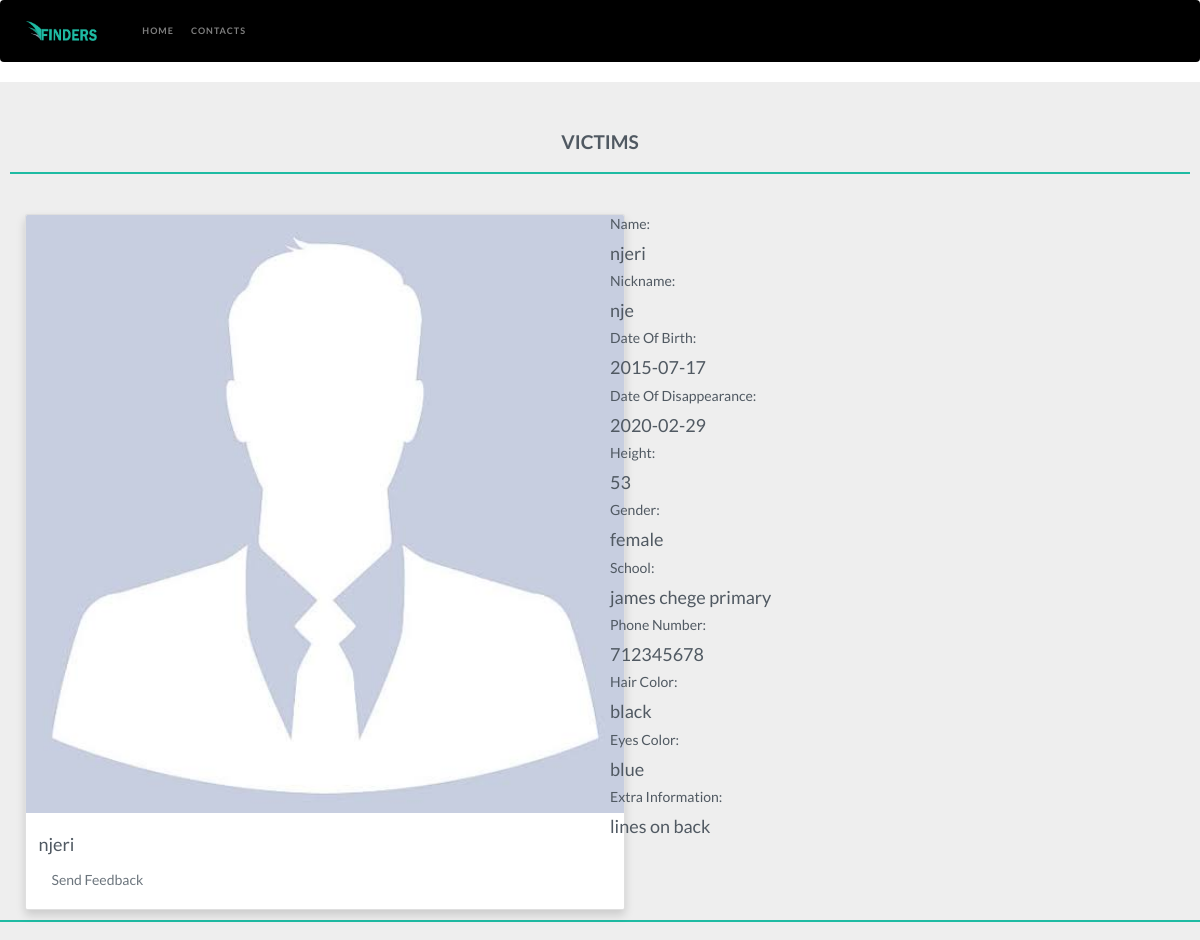
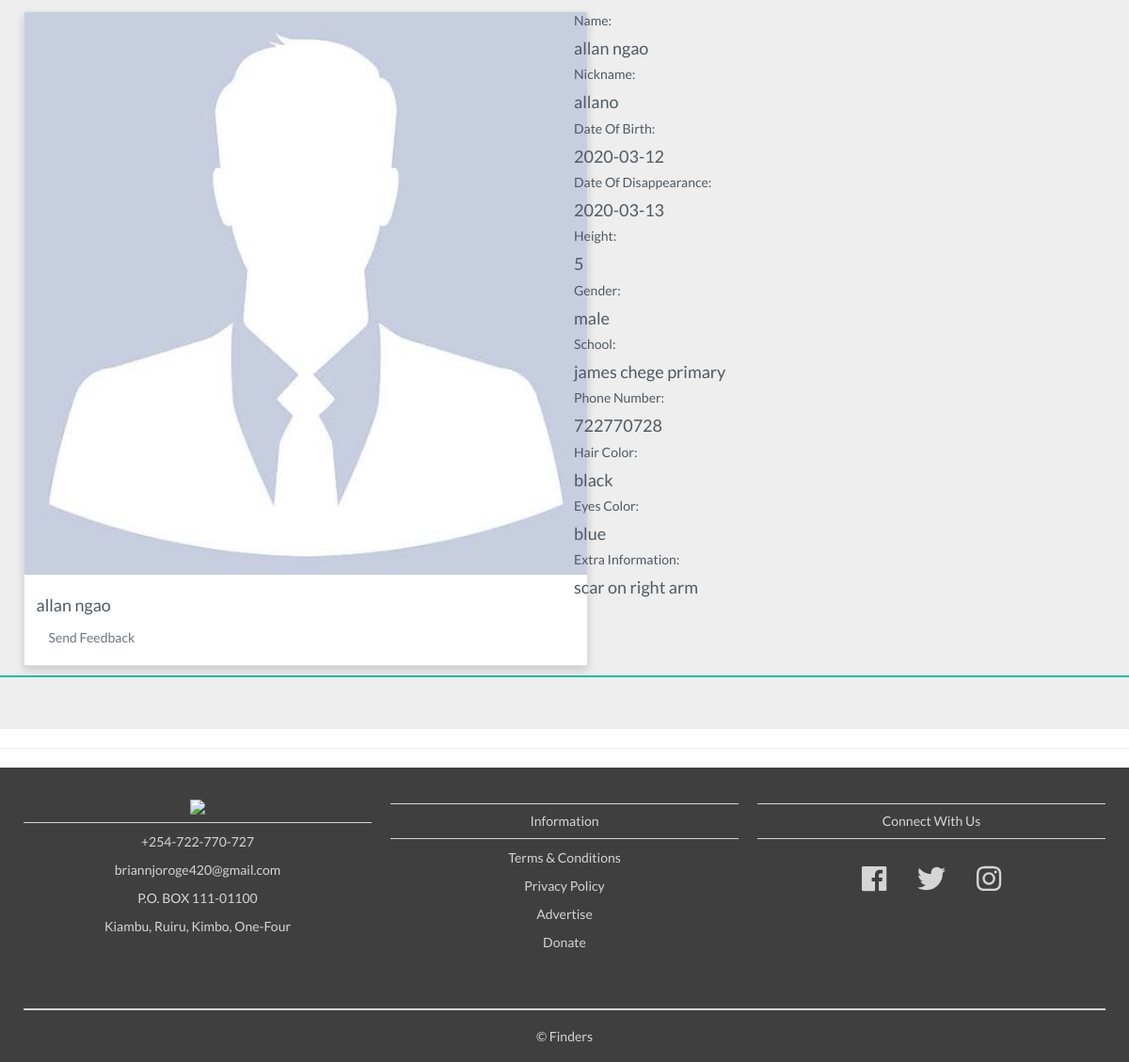
The app's page /vchildren_xtra.php with its own data (2 pictures, top to bottom).
### tables this page shows
CREATE TABLE `children` (
  `id` int(11) NOT NULL,
  `fname` text NOT NULL,
  `nname` text NOT NULL,
  `dob` date NOT NULL,
  `dod` date NOT NULL,
  `height` int(11) NOT NULL,
  `gender` text NOT NULL,
  `school` text NOT NULL,
  `phone` int(10) NOT NULL,
  `eyes` text NOT NULL,
  `hair` text NOT NULL,
  `extra` text NOT NULL,
  `image` blob NOT NULL
);

### vchildren_xtra.php (the view, shortened to what this page needs)
<?php
include 'connection.php';
?>
<!DOCTYPE html>
<html lang="en">
<head>
	<link rel="stylesheet" href="bootstrap-4.4.1-dist/css/bootstrap.min.css">
	<link rel="stylesheet" href="bootstrap-4.1.3-dist/css/bootstrap.min.css">
	<link rel="stylesheet" href="css/victimsstyle.css">
	<link rel="stylesheet" href="css/fixed.css">
</head>
<body data-spy="scroll" data-target="#navbarResponsive">
<div id="home">
	<nav class="navbar navbar-expand-md navbar-dark bg-dark sticky-top">
		<div class="container-fluid">
		<a class="navbar-brand" href="#"><img src="img\WINGS1.png"></a>
		<div class="collapse navbar-collapse" id="navbarResponsive">
			<ul class="navbar-nav ml-auto">
				<li class="nav-item">
					<a class="nav-link" href="start.php">Home</a>
				</li>
				<li class="nav-item">
					<a class="nav-link" href="#contacts">Contacts</a>
				</li>
			</ul>
		</div>
	</div>
	</nav>
<div class="jumbotron">
	<div class="col-12 text-center">
		<h3 class="heading">Victims</h3>
		<div class="heading-underline"></div>
	</div>
 <?php
            $result = $con->query("Select * from children");
        ?>
            <?php
                    while ($row=$result->fetch_assoc()):
            ?>
 <div class="container-fluid padding">
 	<div class="row padding">
	 	<div class="col-md-4">
	 			<div class="card shadow" style="width: 600px">
	 				<img class="card-img-top" src="img/avatar.png">
	 				<div class="card-body">
	 					<h4 class="card-title"><?php echo $row['fname']; ?></h4>
	 					<a href="feedback/indexfeedback.php" class="btn btn-outline-secondary">Send Feedback</a>
	 				</div>
	 		</div>
	 	</div>
	 	<div class="col-md-2">
	 	</div>
	 	<div class="col-md-4">
	 			Name:<h4 class="card-title"><?php echo $row['fname']; ?></h4>
	 			Nickname:<h4 class="card-title"><?php echo $row['nname']; ?></h4>
	 			Date Of Birth:<h4 class="card-title"><?php echo $row['dob']; ?></h4>
	 			Date Of Disappearance:<h4 class="card-title"><?php echo $row['dod']; ?></h4>
	 			Height:<h4 class="card-title"><?php echo $row['height']; ?></h4>
	 			Gender:<h4 class="card-title"><?php echo $row['gender']; ?></h4>
	 			School:<h4 class="card-title"><?php echo $row['school']; ?></h4>
	 			Phone Number:<h4 class="card-title"><?php echo $row['phone']; ?></h4>
	 			Hair Color:<h4 class="card-title"><?php echo $row['hair']; ?></h4>
	 			Eyes Color:<h4 class="card-title"><?php echo $row['eyes']; ?></h4>
	 			Extra Information:<h4 class="card-title"><?php echo $row['extra']; ?></h4>
	 	</div>
	 </div>
</div>
 	<div class="heading-underline"></div>
<?php endwhile;?>
 </div>
</div>
<hr>
<div id="contacts">
<footer>
<div class="container-fluid padding">
	<div class="row text-center">
		<div class="col-md-4">
			<img src="img/FINDERSFADE2.png">
			<hr class="light">
			<p>+254-722-770-727</p>
			<p>briannjoroge420@gmail.com</p>
			<p>P.O. BOX 111-01100</p>
			<p>Kiambu, Ruiru, Kimbo, One-Four</p>
		</div>
		<div class="col-md-4">
			<hr class="light">
			<h5>Information</h5>
			<hr class="light">
			<p>Terms & Conditions</p>
			<p>Privacy Policy</p>
			<p>Advertise</p>
			<p>Donate</p>
		</div>
		<div class="col-md-4">
			<hr class="light">
			<h5>Connect With Us</h5>
			<hr class="light">
			<div class="col-12 social padding">
				 <a href="" target="_blank"><i class="fab fa-facebook"></i></a>
				 <a href="" target="_blank"><i class="fab fa-twitter"></i></a>
				 <a href="" target="_blank"><i class="fab fa-instagram"></i></a><br/>
			</div>
		</div>
		<div class="col-12">
			<hr class="socket">
			<h5>&copy; Finders</h5>
		</div>
	</div>
</div>
</footer>
</div>
</body>
</html>

### css/victimsstyle.css (style rules this page uses)
html,body { font-family: 'Lato', sans-serif; color:#505962; }
.navbar { text-transform: uppercase; font-weight: 700; font-size: .9rem; letter-spacing: .1rem; background: rgb(0, 0, 0)!important; }
.navbar-brand img { height: 2rem; }
.navbar-nav li { padding-right: .7rem; }
.jumbotron { margin-bottom: 0; padding: 2rem 0 3.5rem; border-radius: 0; }
h3.heading { font-size: 1.9rem; font-weight: 700; text-transform: uppercase; margin-bottom: 1.9rem; }
.heading-underline { width: 100%; height: .2rem; background-color: #1ebba3; margin: 0 auto 2rem; }
footer { background-color: #3f3f3f; color: #d5d5d5; padding-top: 2rem; }
footer img { height: 3.5rem; }
hr.light { border-top: 1px solid #d5d5d5; width: 100%; margin-top: .8rem; margin-bottom: 1rem; }
.social a { font-size: 3rem; padding: 1.5rem; }
footer a { color: #d5d5d5; }
hr.socket { width: 100%; border-top: .2rem solid #d5d5d5; margin-top: 3rem; }

### css/fixed.css (style rules this page uses)
[class*="col-"] { padding: 1rem; }
.row, .container-fluid { margin-left: 0px!important; margin-right: 0px!important; }

### records on screen
children: fname "njeri", nname "nje", dob "2015-07-17", dod "2020-02-29", height "53", gender "female", school "james chege primary", phone "712345678", hair "black", eyes "blue", extra "lines on back"
children: fname "allan ngao", nname "allano", dob "2020-03-12", dod "2020-03-13", height "5", gender "male", school "james chege primary", phone "722770728", hair "black", eyes "blue", extra "scar on right arm"
